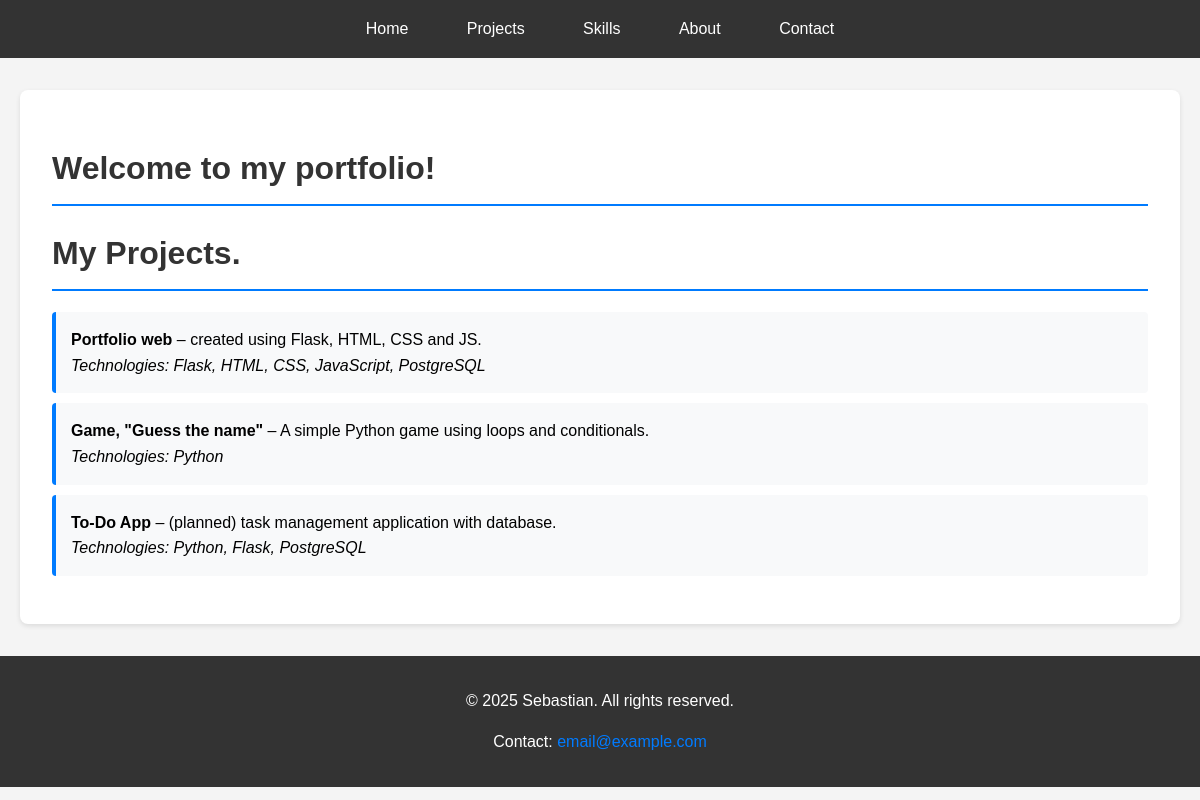
The app's page /projects with its own data.
### app.py (models this page shows, shortened)
class Project(db.Model):
    id = db.Column(db.Integer, primary_key=True)
    title = db.Column(db.String(100), nullable=False)
    description = db.Column(db.Text, nullable=False)
    technologies = db.Column(db.String(200))
    created_at = db.Column(db.DateTime, default=datetime.utcnow)

### app.py (the view)
@app.route('/projects')
def projects():
    projects = Project.query.all()
    return render_template('projects.html', projects=projects)

### templates/projects.html (shortened to what this page needs)
{% extends "base.html" %}
{% block content %}
<h1>Welcome to my portfolio!</h1>
<h1>My Projects.</h1>
{% if projects %}
    <ul>
        {% for project in projects %}
        <li>
            <strong>{{ project.title }}</strong> – {{ project.description }}
            {% if project.technologies %}
                <br><em>Technologies: {{ project.technologies }}</em>
            {% endif %}
        </li>
        {% endfor %}
    </ul>
{% else %}
    <p>No projects found. Please check database connection.</p>
{% endif %}
{% endblock %}

### static/css/style.css (style rules this page uses)
body { font-family: Arial, sans-serif; margin: 0; padding: 0; line-height: 1.6; background-color: #f4f4f4; }
h1 { color: #333; border-bottom: 2px solid #007bff; padding-bottom: 10px; }
ul { list-style-type: none; padding: 0; }
li { background-color: #f8f9fa; margin: 10px 0; padding: 15px; border-left: 4px solid #007bff; border-radius: 4px; }

### records on screen
Project: title "Portfolio web", description "created using Flask, HTML, CSS and JS.", technologies "Flask, HTML, CSS, JavaScript, PostgreSQL"
Project: title "Game, \"Guess the name\"", description "A simple Python game using loops and conditionals.", technologies "Python"
Project: title "To-Do App", description "(planned) task management application with database.", technologies "Python, Flask, PostgreSQL"
